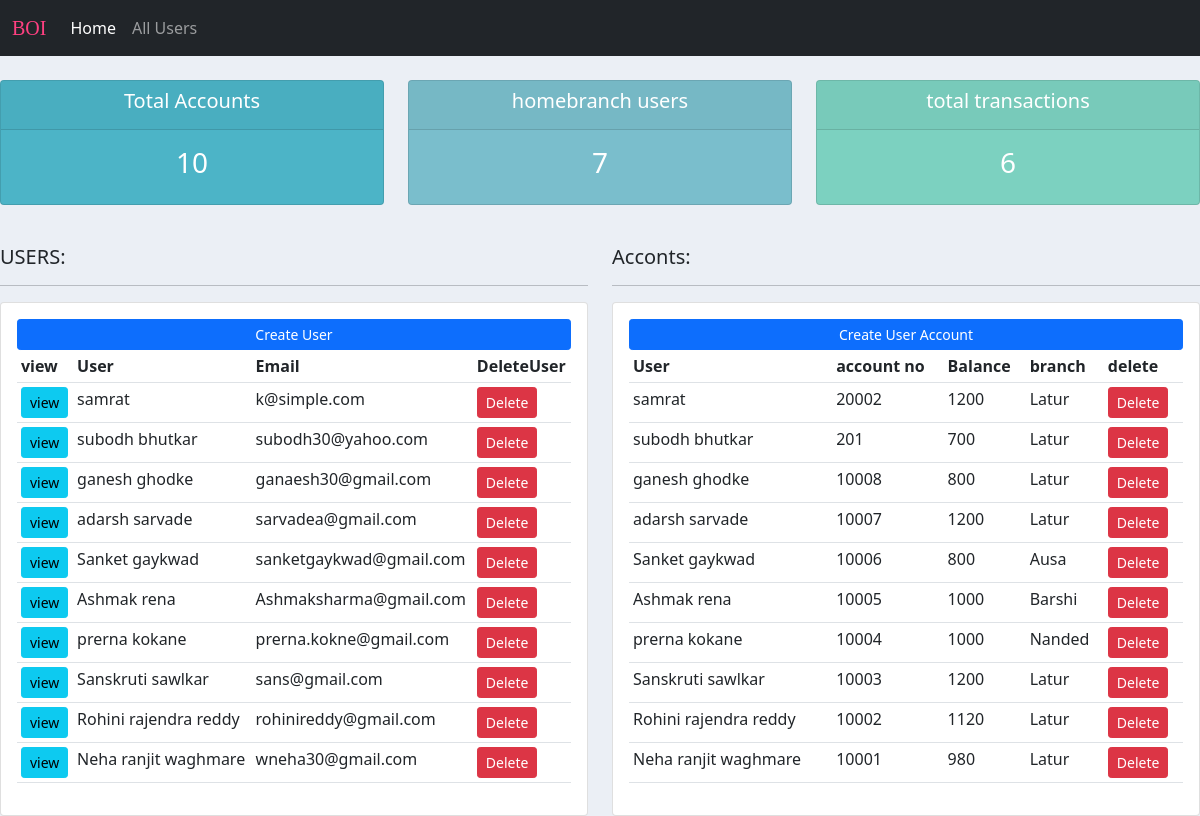
The page / on the database its author committed.
### accounts/models.py (models this page shows, shortened)
class user(models.Model):
	name=models.CharField(max_length=200,null=True)
	email=models.CharField(max_length=200,null=True)
	address=models.CharField(max_length=200,null=True)
	Adhar_no=models.CharField(max_length=12,null=True)
	def __str__(self):
		return self.name

class bankaccount(models.Model):
	username=models.ForeignKey(user,null=True,on_delete=models.SET_NULL)
	curr_balance=models.IntegerField(null=True,default=1000)
	acno=models.IntegerField(null=True)
	types=(
		('Saving','Saving'),
		('current','current'),
		('Fixed','Fixed'),
		)
	actype=models.CharField(max_length=200,null=True,choices=types)
	branches=(
		('Latur','Latur'),
		('Barshi','Barshi'),
		('Pune','Pune'),
		('Nanded','Nanded'),
		('Ausa','Ausa'),
		)
	branch=models.CharField(max_length=200,null=True,choices=branches)

### accounts/views.py (the view)
# urls.py: 2. Add a URL to urlpatterns:  path('', views.home, name='home')
def home(request):
    users=user.objects.all()
    banks=bankaccount.objects.all()
    totalaccount=users.count()
    homebranch=bankaccount.objects.filter(branch='Latur').count()
    totaltrans=transaction.objects.all().count()
    context={'users':users,'banks':banks,'totalaccount':totalaccount,'homebranch':homebranch,'totaltrans':totaltrans}
    return render(request,'accounts/home.html',context)

### accounts/templates/accounts/home.html
{% extends 'accounts/main.html' %}
{% block body %}
{% include 'accounts/status.html' %}
<br>
  <div class="row">
    <div class="col-md-6">
        <h5>USERS:</h5>
        <hr>
        <div class="card card-body">
            <a class="btn btn-primary btn-sm btn-block" href="{% url 'createuser' %}"> Create User
            </a>
            <table class="table table-sm">
                <tr>
                    <th>view</th>
                    <th>User</th>
                    <th>Email</th>
                    <th>DeleteUser</th>
                </tr>
                {% for user in users reversed%}
                <tr>
                    <td><a class= "btn btn-sm btn-info" href="{% url 'accountholder' user.id%}">view</a></td>
                    <td>{{user.name}}</td>
                    <td>{{user.email}}</td>
                    <td><a class= "btn btn-sm btn-danger" href="{% url 'deleteuser' user.id%}">Delete</a></td>
                </tr>
                {% endfor %}
            </table>
        </div>
    </div>
    <div class="col-md-6">
        <h5>Acconts:</h5>
        <hr>
        <div class="card card-body">
            <a class="btn btn-primary btn-sm btn-block" href="{% url 'createaccount' %}"> Create User Account
            </a>
            <table class="table table-sm">
                <tr>
                    <th>User</th>
                    <th>account no</th>
                    <th>Balance</th>
                    <th>branch</th>
                    <th>delete</th>
                </tr>
                {% for bank in banks reversed%}
                <tr>
                    <td>{{bank.username}}</td>
                    <td>{{bank.acno}}</td>
                    <td>{{bank.curr_balance}}</td>
                    <td>{{bank.branch}}</td>
                    <td><a class= "btn btn-sm btn-danger" href="{% url 'deleteaccount' bank.id%}">Delete</a></td>
                </tr>
                {% endfor %}
            </table>
        </div>
    </div>
</div>
{% endblock body %}

### accounts/templates/accounts/main.html (shortened to what this page needs)
<!DOCTYPE html>
{% load static %}
<html lang="en">
<head>
    <link href="https://cdn.jsdelivr.net/npm/bootstrap@5.1.3/dist/css/bootstrap.min.css"
          rel="stylesheet"
>
    <link rel="stylesheet" type="text/css" href="{% static '/css/main.css' %}">
</head>
<body>
{% include 'accounts/navbar.html'%}
{% block body %}
{% endblock body%}
</body>
</html>

### accounts/templates/accounts/navbar.html (shortened to what this page needs)
<nav class="navbar navbar-expand-lg navbar-dark bg-dark">
  <div class="container-fluid">
    <a style="font-family: Broadway;color: #ff4081;" class="navbar-brand" href="#">BOI</a>
    <div class="collapse navbar-collapse" id="navbarSupportedContent">
      <ul class="navbar-nav me-auto mb-2 mb-lg-0">
        <li class="nav-item">
          <a class="nav-link active" aria-current="page" href="{% url 'home'%}">Home</a>
        </li>
        <li class="nav-item">
          <a class="nav-link" href="{% url 'all_accounts'%}">All Users</a>
        </li>
    </div>
  </div>
</nav>

### accounts/templates/accounts/status.html
<br>
<div class="row">
    <div class="col">
        <div class="col-md">
            <div class="card text-center text-white mb-3" id="total-orders">
                <div class="card-header">
                    <h5 class="card-title">Total Accounts</h5>
                </div>
                <div class="card-body">
                    <h3 class="card-title">{{totalaccount}}</h3>
                </div>
            </div>
        </div>
    </div>
    <div class="col">
        <div class="col-md">
            <div class="card text-center text-white mb-3" id="orders-delivered">
                <div class="card-header">
                    <h5 class="card-title">homebranch users</h5>
                </div>
                <div class="card-body">
                    <h3 class="card-title">{{homebranch}}</h3>
                </div>
            </div>
        </div>
   </div>
    <div class="col">
        <div class="col-md">
            <div class="card text-center text-white mb-3" id="orders-pending">
                <div class="card-header">
                    <h5 class="card-title">total transactions</h5>
                </div>
                <div class="card-body">
                    <h3 class="card-title">{{totaltrans}}</h3>
                </div>
            </div>
        </div>
    </div>
</div>

### static/css/main.css (style rules this page uses)
body { background-color: #ebeff5; }
#total-orders { background-color: #4cb4c7; }
#orders-delivered { background-color: #7abecc; }
#orders-pending { background-color: #7CD1C0; }

### accounts/templates/accounts/main.html (style rules this page uses)
body { background-color: #ebeff5; }
#total-orders { background-color: #4cb4c7; }
#orders-delivered { background-color: #7abecc; }
#orders-pending { background-color: #7CD1C0; }

### rows shown on the page
user: name "samrat", email "k@simple.com"
user: name "subodh bhutkar", email "subodh30@yahoo.com"
user: name "ganesh ghodke", email "ganaesh30@gmail.com"
user: name "adarsh sarvade", email "sarvadea@gmail.com"
user: name "Sanket gaykwad", email "sanketgaykwad@gmail.com"
user: name "Ashmak rena", email "Ashmaksharma@gmail.com"
user: name "prerna kokane", email "prerna.kokne@gmail.com"
user: name "Sanskruti sawlkar", email "sans@gmail.com"
user: name "Rohini rajendra reddy", email "rohinireddy@gmail.com"
user: name "Neha ranjit waghmare", email "wneha30@gmail.com"
bankaccount: username "samrat", acno "20002", curr_balance "1200", branch "Latur"
bankaccount: username "subodh bhutkar", acno "201", curr_balance "700", branch "Latur"
bankaccount: username "ganesh ghodke", acno "10008", curr_balance "800", branch "Latur"
bankaccount: username "adarsh sarvade", acno "10007", curr_balance "1200", branch "Latur"
bankaccount: username "Sanket gaykwad", acno "10006", curr_balance "800", branch "Ausa"
bankaccount: username "Ashmak rena", acno "10005", curr_balance "1000", branch "Barshi"
bankaccount: username "prerna kokane", acno "10004", curr_balance "1000", branch "Nanded"
bankaccount: username "Sanskruti sawlkar", acno "10003", curr_balance "1200", branch "Latur"
bankaccount: username "Rohini rajendra reddy", acno "10002", curr_balance "1120", branch "Latur"
bankaccount: username "Neha ranjit waghmare", acno "10001", curr_balance "980", branch "Latur"

### other values the page prints
{{ totalaccount }} "10"
{{ homebranch }} "7"
{{ totaltrans }} "6"
